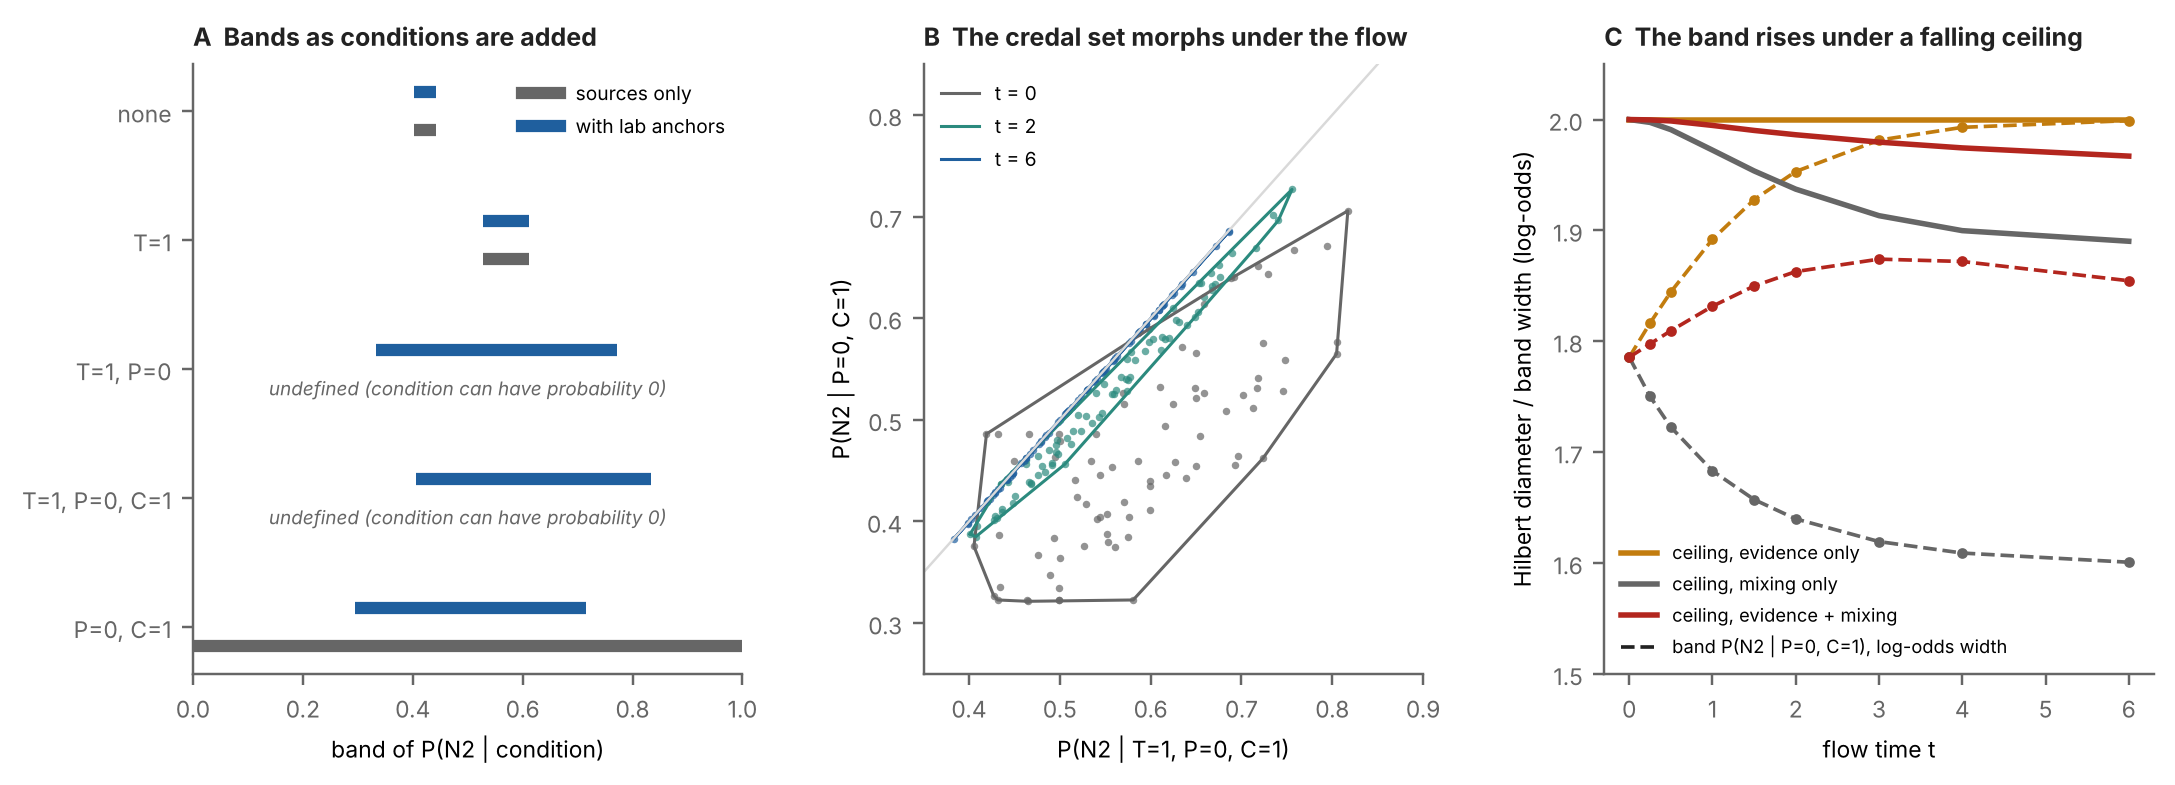

Source code (Python):
"""Credal geometry, mixing and flow on the sleep world (sec:credalgeom; numbers from engine/credalgeom_results.json, check_credalgeom.py).
A: the band ladder for reaching N2 (O = 2) as conditions are added, from the sources alone and with the lab anchors: bands are undefined
from the sources once the condition includes P = 0, and a more specific band can be wider (dilation). B: the credal set morphing under the
combined flow (evidence for T = 1 plus mixing of C and T): sampled extreme laws in the plane of two conditional probabilities at t = 0, 2
and 6. C: the ceiling (Hilbert diameter) and the log-odds widths of two bands over time, for evidence only (A), mixing only (B) and both
(C): with both, the primary band widens while the ceiling falls."""
import os, json, math
import numpy as np
import matplotlib; matplotlib.use("Agg")
import matplotlib.pyplot as plt
HERE = os.path.dirname(os.path.abspath(__file__)); R = json.load(open(os.path.join(HERE, "..", "engine", "credalgeom_results.json")))
INK, MUTED, GRID = "#222222", "#666666", "#d9d9d9"; RED, BLUE, AMBER, TEAL = "#b3261e", "#1f5f9e", "#c27c0e", "#2b8a7e"
plt.rcParams.update({"font.size": 7.5, "axes.edgecolor": MUTED, "xtick.color": MUTED, "ytick.color": MUTED, "axes.spines.top": False, "axes.spines.right": False})
fig, axs = plt.subplots(1, 3, figsize=(11.5, 3.6), gridspec_kw=dict(width_ratios=[1.1, 1, 1.1], wspace=0.34))
ax = axs[0]; order = ["all", "T=1", "T=1,P=0", "T=1,P=0,C=1", "P=0,C=1"]; labels = ["none", "T=1", "T=1, P=0", "T=1, P=0, C=1", "P=0, C=1"]
for k, (key, lab) in enumerate(zip(order, labels)):
    for s, col, off in (("sources", MUTED, -0.15), ("anchors", BLUE, 0.15)):
        d = R["ladder"][s][key]; y = len(order) - 1 - k + off
        if d["undefined"] in (True, "True"):
            ax.text(0.5, y, "undefined (condition can have probability 0)", color=col, fontsize=6.2, ha="center", va="center", style="italic")
        else:
            lo, hi = float(d["lo"]), float(d["hi"]); ax.plot([lo, hi], [y, y], color=col, lw=4, solid_capstyle="butt")
ax.set_yticks(range(len(order))); ax.set_yticklabels(labels[::-1]); ax.set_xlim(0, 1); ax.set_xlabel("band of P(N2 | condition)")
ax.plot([], [], color=MUTED, lw=4, label="sources only"); ax.plot([], [], color=BLUE, lw=4, label="with lab anchors"); ax.legend(fontsize=6.3, frameon=False, loc="upper right")
ax.set_title("A  Bands as conditions are added", loc="left", fontsize=8.2, fontweight="bold", color=INK)
ax = axs[1]; cells = [tuple(c) for c in R["cells"]]; V = np.array(R["verts"]); mu, nu = 0.1, 0.1; beta = 1.0
L = np.zeros((24, 24))
for i, (P_, C, T, O) in enumerate(cells):
    for j, (P2, C2, T2, O2) in enumerate(cells):
        if (P2, T2, O2) == (P_, T, O) and C2 != C: L[i, j] = mu
        if (P2, C2, O2) == (P_, C, O) and T2 != T: L[i, j] = nu
L -= np.diag(L.sum(1)); a = beta * np.array([1.0 if c[2] == 1 else 0.0 for c in cells])
from scipy.linalg import expm
def coords(y):
    f = lambda pred: sum(y[i] for i, c in enumerate(cells) if pred(*c))
    x1 = f(lambda P_, C, T, O: T == 1 and P_ == 0 and C == 1 and O == 2) / f(lambda P_, C, T, O: T == 1 and P_ == 0 and C == 1)
    x2 = f(lambda P_, C, T, O: P_ == 0 and C == 1 and O == 2) / f(lambda P_, C, T, O: P_ == 0 and C == 1)
    return x1, x2
from scipy.spatial import ConvexHull
for t, col in ((0, MUTED), (2, TEAL), (6, BLUE)):
    M = expm(t * (L + np.diag(a))); P = np.array([coords((v @ M) / (v @ M).sum()) for v in V])
    ax.scatter(P[:, 0], P[:, 1], s=6, color=col, alpha=0.7, lw=0); h = ConvexHull(P); poly = P[np.r_[h.vertices, h.vertices[0]]]
    ax.plot(poly[:, 0], poly[:, 1], color=col, lw=1.0, label=f"t = {t}")
ax.plot([0, 1], [0, 1], color=GRID, lw=0.8)
ax.set_xlabel("P(N2 | T=1, P=0, C=1)"); ax.set_ylabel("P(N2 | P=0, C=1)"); ax.legend(fontsize=6.3, frameon=False, loc="upper left")
ax.set_xlim(0.35, 0.9); ax.set_ylim(0.25, 0.85)
ax.set_title("B  The credal set morphs under the flow", loc="left", fontsize=8.2, fontweight="bold", color=INK)
ax = axs[2]; cols = dict(A=AMBER, B=MUTED, C=RED); names = dict(A="evidence only", B="mixing only", C="evidence + mixing")
for nm in ("A", "B", "C"):
    rows = R["out"][nm]; ts = [r["t"] for r in rows]; D = [r["diam"] for r in rows]
    w1 = [r["P=0,C=1"]["hi_lo"] - r["P=0,C=1"]["lo_lo"] for r in rows]
    ax.plot(ts, D, color=cols[nm], lw=1.8, label=f"ceiling, {names[nm]}"); ax.plot(ts, w1, color=cols[nm], lw=1.2, ls="--", marker="o", ms=2.5)
ax.plot([], [], color=INK, ls="--", lw=1.2, label="band P(N2 | P=0, C=1), log-odds width")
ax.set_xlabel("flow time t"); ax.set_ylabel("Hilbert diameter / band width (log-odds)"); ax.legend(fontsize=6.0, frameon=False, loc="lower left")
ax.set_ylim(1.5, 2.05)
ax.set_title("C  The band rises under a falling ceiling", loc="left", fontsize=8.2, fontweight="bold", color=INK)
fig.savefig(os.path.join(HERE, "fig_credalgeom.png"), dpi=220, bbox_inches="tight"); print("ok")
